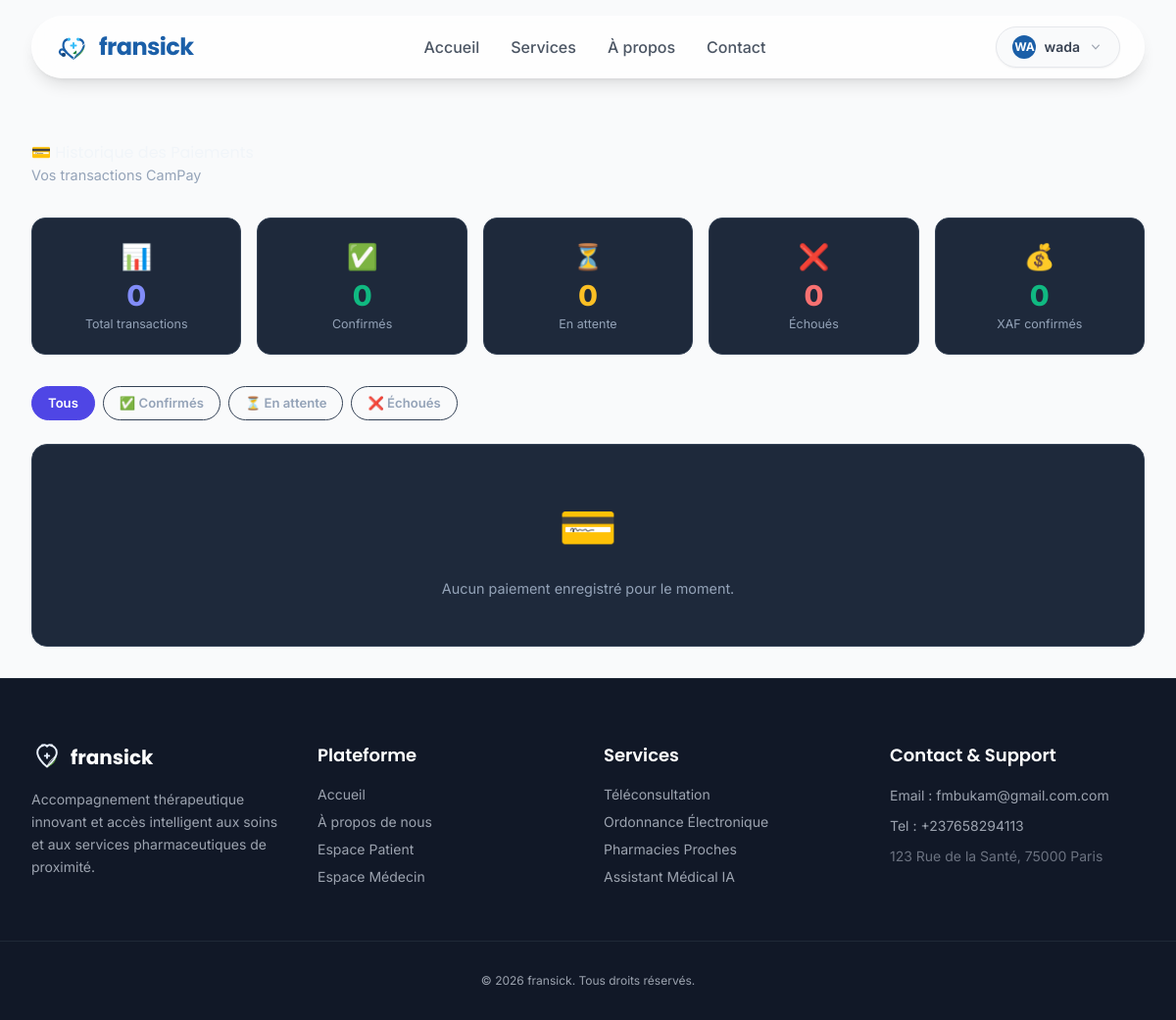
Before: /paiements/historique/ (signed in) with the older database file.
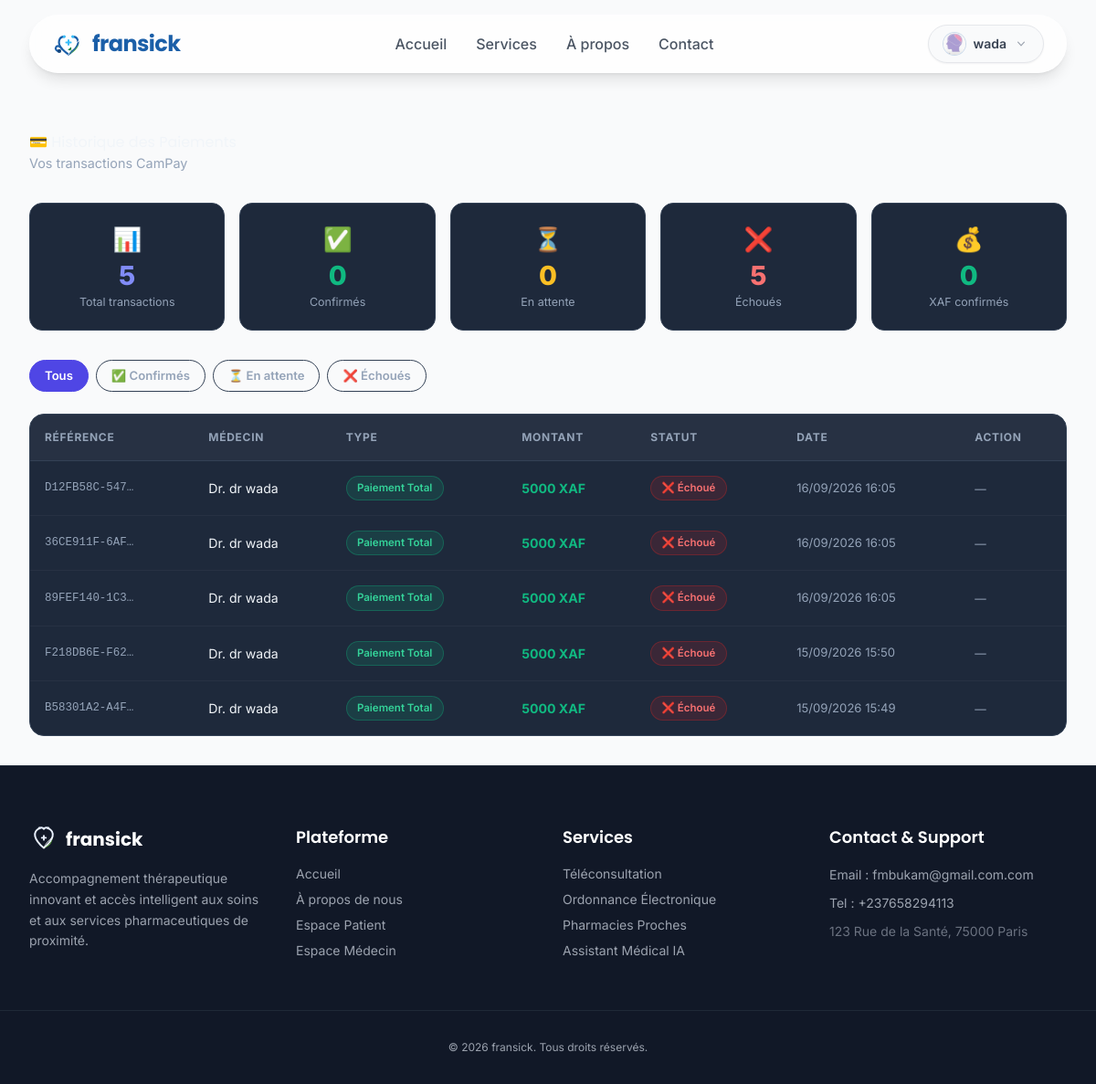
After: the same page with the newer database file.
### accounts/models.py (models this page shows, shortened)
class CustomUser(AbstractUser):
    email = models.EmailField(
        'adresse email',
        unique=True,
        error_messages={'unique': "Un utilisateur avec cette adresse email existe déjà."}
    )
    PATIENT = 'patient'
    MEDECIN = 'medecin'
    PHARMACIE = 'pharmacie'
    ADMIN = 'admin'
    ROLE_CHOICES = [
        (PATIENT, 'Patient'),
        (MEDECIN, 'Médecin'),
        (PHARMACIE, 'Pharmacie'),
        (ADMIN, 'Administrateur'),
    ]
    role = models.CharField(
        max_length=20,
        choices=ROLE_CHOICES,
        default=PATIENT,
        verbose_name="Rôle"
    )
    phone_number = models.CharField(
        max_length=20,
        blank=True,
        null=True,
        verbose_name="Numéro de téléphone"
    )
    profile_picture = models.ImageField(
        upload_to='profiles/',
        blank=True,
        null=True,
        verbose_name="Photo de profil"
    )
    dark_mode_enabled = models.BooleanField(
        default=False,
        verbose_name="Mode sombre activé"
    )

### paiements/models.py (models this page shows, shortened)
class Paiement(models.Model):
    TYPE_ACOMPTE = 'acompte'
    TYPE_TOTAL = 'total'
    PAYMENT_TYPE_CHOICES = [
        (TYPE_ACOMPTE, 'Acompte RDV (20%)'),
        (TYPE_TOTAL, 'Paiement Total (Consultation Directe)'),
    ]
    STATUS_PENDING = 'pending'
    STATUS_SUCCESSFUL = 'successful'
    STATUS_FAILED = 'failed'
    STATUS_EXPIRED = 'expired'
    STATUS_CHOICES = [
        (STATUS_PENDING, 'En attente'),
        (STATUS_SUCCESSFUL, 'Succès'),
        (STATUS_FAILED, 'Échoué'),
        (STATUS_EXPIRED, 'Expiré'),
    ]
    reference = models.UUIDField(
        default=uuid.uuid4, unique=True, editable=False,
        verbose_name="Référence interne"
    )
    patient = models.ForeignKey(
        settings.AUTH_USER_MODEL,
        on_delete=models.CASCADE,
        related_name='paiements_effectues',
        verbose_name="Patient payeur"
    )
    medecin = models.ForeignKey(
        settings.AUTH_USER_MODEL,
        on_delete=models.CASCADE,
        related_name='paiements_recus',
        verbose_name="Médecin bénéficiaire"
    )
    rdv = models.ForeignKey(
        RendezVous,
        on_delete=models.SET_NULL,
        null=True, blank=True,
        related_name='paiements',
        verbose_name="Rendez-vous lié"
    )
    montant_total_consultation = models.DecimalField(
        max_digits=10, decimal_places=0,
        verbose_name="Tarif total de la consultation (XAF)"
    )
    montant_paye = models.DecimalField(
        max_digits=10, decimal_places=0,
        verbose_name="Montant réellement débité (XAF)"
    )
    pourcentage_acompte = models.PositiveIntegerField(
        default=20,
        verbose_name="Pourcentage d'acompte"
    )
    payment_type = models.CharField(
        max_length=20,
        choices=PAYMENT_TYPE_CHOICES,
        default=TYPE_ACOMPTE,
        verbose_name="Type de paiement"
    )
    status = models.CharField(
        max_length=20,
        choices=STATUS_CHOICES,
        default=STATUS_PENDING,
        verbose_name="Statut du paiement"
    )
    phone_number = models.CharField(
        max_length=20,
        verbose_name="Numéro Mobile Money du payeur"
    )
    campay_reference = models.CharField(
        max_length=255, blank=True, null=True,
        verbose_name="Référence CamPay (transaction)"
    )
    campay_operator = models.CharField(
        max_length=50, blank=True, null=True,
        verbose_name="Opérateur (MTN/Orange)"
    )
    campay_raw_response = models.JSONField(
        blank=True, null=True,
        verbose_name="Réponse brute CamPay"
    )
    created_at = models.DateTimeField(auto_now_add=True, verbose_name="Date de création")
    updated_at = models.DateTimeField(auto_now=True, verbose_name="Dernière mise à jour")
    paid_at = models.DateTimeField(null=True, blank=True, verbose_name="Date de paiement confirmé")
    class Meta:
        verbose_name = "Paiement"
        verbose_name_plural = "Paiements"
        ordering = ['-created_at']
    @property
    def is_successful(self):
        return self.status == self.STATUS_SUCCESSFUL

### paiements/views.py (the view)
# urls.py: path('historique/', views.PaymentHistoryView.as_view(), name='history'),
class PaymentHistoryView(LoginRequiredMixin, TemplateView):
    template_name = 'paiements/payment_history.html'
    def get_context_data(self, **kwargs):
        context = super().get_context_data(**kwargs)
        user = self.request.user
        role = getattr(user, 'role', '')
        if user.is_superuser or role == 'admin':
            paiements = Paiement.objects.all().select_related('patient', 'medecin', 'rdv')
            context['is_admin'] = True
        elif role == 'medecin':
            paiements = Paiement.objects.filter(medecin=user).select_related('patient', 'rdv')
            context['is_admin'] = False
        else:
            paiements = Paiement.objects.filter(patient=user).select_related('medecin', 'rdv')
            context['is_admin'] = False
        total_montant = sum(p.montant_paye for p in paiements if p.is_successful)
        context['paiements'] = paiements
        context['total_count'] = paiements.count()
        context['success_count'] = paiements.filter(status=Paiement.STATUS_SUCCESSFUL).count()
        context['pending_count'] = paiements.filter(status=Paiement.STATUS_PENDING).count()
        context['failed_count'] = paiements.filter(status__in=[Paiement.STATUS_FAILED, Paiement.STATUS_EXPIRED]).count()
        context['total_montant'] = total_montant
        return context

### administration/context_processors.py (called while the page is built)
def site_appearance(request):
    appearance = SiteAppearance.objects.first()
    if not appearance:
        appearance = SiteAppearance.objects.create()
    return {
        'site_appearance': appearance
    }

### paiements/templates/paiements/payment_history.html (shortened to what this page needs)
{% extends 'core/base.html' %}
{% load static %}
{% block content %}
<div class="history-wrapper">
  <h1>💳 Historique des Paiements</h1>
  <p class="subtitle">
    {% if is_admin %}Tous les paiements de la plateforme{% else %}Vos transactions CamPay{% endif %}
  </p>
  <div class="stats-grid">
    <div class="stat-card stat-primary">
      <div class="stat-icon">📊</div>
      <div class="stat-value">{{ total_count }}</div>
      <div class="stat-label">Total transactions</div>
    </div>
    <div class="stat-card stat-success">
      <div class="stat-icon">✅</div>
      <div class="stat-value">{{ success_count }}</div>
      <div class="stat-label">Confirmés</div>
    </div>
    <div class="stat-card stat-warning">
      <div class="stat-icon">⏳</div>
      <div class="stat-value">{{ pending_count }}</div>
      <div class="stat-label">En attente</div>
    </div>
    <div class="stat-card stat-danger">
      <div class="stat-icon">❌</div>
      <div class="stat-value">{{ failed_count }}</div>
      <div class="stat-label">Échoués</div>
    </div>
    <div class="stat-card stat-success">
      <div class="stat-icon">💰</div>
      <div class="stat-value">{{ total_montant|floatformat:0 }}</div>
      <div class="stat-label">XAF confirmés</div>
    </div>
  </div>
  <div class="filter-tabs">
    <button class="filter-tab active" onclick="filterTable('all', this)">Tous</button>
    <button class="filter-tab" onclick="filterTable('successful', this)">✅ Confirmés</button>
    <button class="filter-tab" onclick="filterTable('pending', this)">⏳ En attente</button>
    <button class="filter-tab" onclick="filterTable('failed', this)">❌ Échoués</button>
  </div>
  <div class="table-card">
    {% if paiements %}
    <div class="table-responsive">
      <table id="payments-table">
        <thead>
          <tr>
            <th>Référence</th>
            <th>Médecin</th>
            <th>Type</th>
            <th>Montant</th>
            <th>Statut</th>
            <th>Date</th>
            <th>Action</th>
          </tr>
        </thead>
        <tbody>
          {% for p in paiements %}
          <tr data-status="{{ p.status }}">
            <td class="ref-cell">{{ p.reference|stringformat:"s"|slice:":12"|upper }}…</td>
            <td>Dr. {{ p.medecin.get_full_name|default:p.medecin.username }}</td>
            <td>
              {% if p.payment_type == 'acompte' %}
                <span class="badge badge-acompte">Acompte 20%</span>
              {% else %}
                <span class="badge badge-total">Paiement Total</span>
              {% endif %}
            </td>
            <td class="amount-cell">{{ p.montant_paye|floatformat:0 }} XAF</td>
            <td>
              {% if p.status == 'successful' %}
                <span class="badge badge-success">✅ Confirmé</span>
              {% elif p.status == 'pending' %}
                <span class="badge badge-pending">⏳ En attente</span>
              {% else %}
                <span class="badge badge-failed">❌ {{ p.get_status_display }}</span>
              {% endif %}
            </td>
            <td style="color: var(--muted); font-size: 0.82rem;">{{ p.created_at|date:"d/m/Y H:i" }}</td>
            <td>
              {% if p.status == 'successful' %}
                <a href="{% url 'paiements:receipt' p.reference %}" class="action-link">
                  📄 Reçu
                </a>
              {% elif p.status == 'pending' %}
                <a href="{% url 'paiements:status' p.reference %}" class="action-link">
                  🔄 Vérifier
                </a>
              {% else %}
                <span style="color: var(--muted); font-size: 0.78rem;">—</span>
              {% endif %}
            </td>
          </tr>
          {% endfor %}
        </tbody>
      </table>
    </div>
    {% else %}
    <div class="empty-state">
      <div class="empty-icon">💳</div>
      <p>Aucun paiement enregistré pour le moment.</p>
    </div>
    {% endif %}
  </div>
</div>
{% endblock %}

### core/templates/core/base.html (shortened to what the changed rows need)
{% load static %}
{% load i18n static %}
<!DOCTYPE html>
<html lang="{{ LANGUAGE_CODE }}" class="scroll-smooth {% if user.is_authenticated and user.dark_mode_enabled %}dark{% endif %}">
<head>
    <link rel="stylesheet" href="https://cdn.jsdelivr.net/npm/@tabler/icons-webfont@latest/tabler-icons.min.css" />
    <script src="{% static 'core/js/tailwindcss.js' %}"></script>
    <link rel="stylesheet" href="{% static 'core/css/style.css' %}">
</head>
<body class="bg-gray-50 text-gray-900 dark:bg-gray-950 dark:text-gray-100 font-sans antialiased flex flex-col min-h-screen transition-colors duration-300 pt-28">
    <div class="fixed top-0 left-0 right-0 z-40 px-4 sm:px-6 lg:px-8 pt-4 flex flex-col items-center pointer-events-none">
        <header class="w-full max-w-7xl bg-white/75 backdrop-blur-md border border-white/30 shadow-lg rounded-full px-6 py-2.5 pointer-events-auto transition-all duration-300">
            <nav class="flex items-center justify-between">
                <div class="flex items-center space-x-4">
                    <div class="hidden md:block">
                        {% if user.is_authenticated %}
                            <div class="relative" id="user-dropdown">
                                <button type="button" class="flex items-center space-x-2 bg-gray-50 border border-gray-200 hover:border-medical-blue/30 rounded-full px-4 py-2 text-sm font-semibold text-gray-700 hover:bg-white shadow-sm focus:outline-none transition-all duration-300" id="user-btn">
                                    {% if user.profile_picture %}
                                        <img class="h-6 w-6 rounded-full object-cover ring-1 ring-medical-blue/20" src="{{ user.profile_picture.url }}" alt="{{ user.username }}">
                                    {% else %}
                                        <div class="h-6 w-6 rounded-full bg-medical-blue text-white flex items-center justify-center text-xs font-bold">{{ user.username|slice:":2"|upper }}</div>
                                    {% endif %}
                                    <span class="max-w-[100px] truncate">{{ user.username }}</span>
                                    <svg class="h-4 w-4 text-gray-400" viewBox="0 0 20 20" fill="currentColor">
                                        <path fill-rule="evenodd" d="M5.23 7.21a.75.75 0 011.06.02L10 11.168l3.71-3.938a.75.75 0 111.08 1.04l-4.25 4.5a.75.75 0 01-1.08 0l-4.25-4.5a.75.75 0 01.02-1.06z" clip-rule="evenodd" />
                                    </svg>
                                </button>
                            </div>
                        {% endif %}
                    </div>
                </div>
            </nav>
        </header>
    </div>
    <main class="flex-grow">
        {% block content %}{% endblock %}
    </main>
</body>
</html>

Changed rows visible on the page:
changed CustomUser "wada": profile_picture: picture added; username "WA" → (not shown)
added Paiement: reference "D12FB58C-547", medecin.get_full_name "dr wada", payment_type "Paiement Total", montant_paye "5000", status "Échoué", created_at "16/09/2026 16:05"
added Paiement: reference "36CE911F-6AF", medecin.get_full_name "dr wada", payment_type "Paiement Total", montant_paye "5000", status "Échoué", created_at "16/09/2026 16:05"
added Paiement: reference "89FEF140-1C3", medecin.get_full_name "dr wada", payment_type "Paiement Total", montant_paye "5000", status "Échoué", created_at "16/09/2026 16:05"
added Paiement: reference "F218DB6E-F62", medecin.get_full_name "dr wada", payment_type "Paiement Total", montant_paye "5000", status "Échoué", created_at "15/09/2026 15:50"
added Paiement: reference "B58301A2-A4F", medecin.get_full_name "dr wada", payment_type "Paiement Total", montant_paye "5000", status "Échoué", created_at "15/09/2026 15:49"
Other visible differences:
{{ total_count }}: "0" → "5"
{{ failed_count }}: "0" → "5"
text no longer shown: "💳 Aucun paiement enregistré pour le moment."
text now shown: "RÉFÉRENCE MÉDECIN TYPE MONTANT STATUT DATE ACTION"
